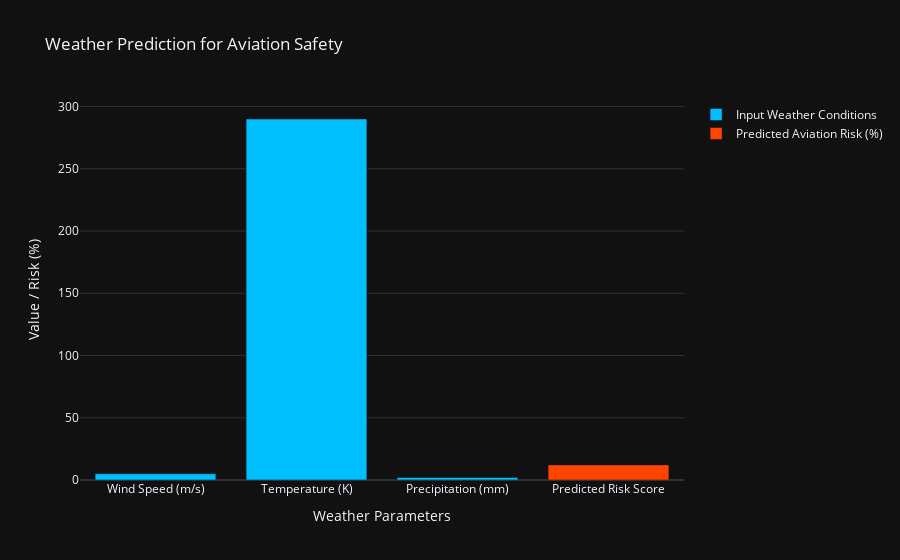

The notebook cell this image was saved under:
### Code cell
# Weather Prediction for Aviation Safety
# Hackathon Project - SpaceTech and Aerospace Track

import numpy as np
from keras.models import load_model
from sklearn.preprocessing import MinMaxScaler
import plotly.graph_objects as go

def predict_weather_for_aviation(wind_u10, temperature_t2m, precipitation_tp):
    """
    Predict extreme weather risk for aviation using a pre-trained LSTM model.
    Classify the conditions into Safe, Caution, or Danger for flight safety.
    """

    # Load the pre-trained deep learning model
    model = load_model('weather_prediction_lstm.keras')

    # Define MinMaxScaler (assumed to be used during model training)
    scaler = MinMaxScaler(feature_range=(0, 1))

    # Prepare the input: reshape to (batch_size, time_steps, features)
    inputs = np.array([wind_u10, temperature_t2m, precipitation_tp]).reshape(1, 1, -1)

    # Pad input to match expected shape: (1, 5 timesteps, 11 features)
    padded_inputs = np.pad(inputs, ((0, 0), (0, 4), (0, 8)), mode='constant')

    # Scale input features
    inputs_scaled = scaler.fit_transform(padded_inputs.reshape(-1, 1)).reshape(padded_inputs.shape)

    # Predict using the LSTM model
    predictions = model.predict(inputs_scaled)
    
    print(f"Predictions shape: {predictions.shape}")
    print(f"Prediction value: {predictions.flatten()[0]:.4f}")

    # Extract prediction value
    prediction_score = predictions.flatten()[0]

    # Define risk classification based on prediction score
    def classify_risk(score):
        """
        Classify the weather risk for aviation based on prediction score.
        """
        if score < 0.3:
            return 'Safe for Flight'
        elif 0.3 <= score < 0.7:
            return 'Caution: Monitor Conditions'
        else:
            return 'Danger: Avoid Flight'

    # Get risk status
    aviation_risk_status = classify_risk(prediction_score)

    # Display the classification
    print("\n🛫 Aviation Weather Risk Assessment:")
    print(f"   → Risk Status: {aviation_risk_status}")
    print(f"   → Based on Inputs - Wind: {wind_u10} m/s, Temperature: {temperature_t2m} K, Precipitation: {precipitation_tp} mm")

    # Visualization
    fig = go.Figure()

    # Input conditions
    fig.add_trace(go.Bar(
        x=["Wind Speed (m/s)", "Temperature (K)", "Precipitation (mm)"],
        y=[wind_u10, temperature_t2m, precipitation_tp],
        name='Input Weather Conditions',
        marker_color='deepskyblue'
    ))

    # Risk Prediction Score
    fig.add_trace(go.Bar(
        x=["Predicted Risk Score"],
        y=[prediction_score * 100],  # show as percentage
        name='Predicted Aviation Risk (%)',
        marker_color='orangered'
    ))

    fig.update_layout(
        title="Weather Prediction for Aviation Safety",
        xaxis_title="Weather Parameters",
        yaxis_title="Value / Risk (%)",
        barmode="group",
        template="plotly_dark",
        height=600
    )

    fig.show()

# Example: Test the function with real values
predict_weather_for_aviation(5.0, 290.0, 2.0)

### Figure 1 — Plotly figure (JSON) as saved in the notebook; plotly's stock layout.template omitted (floating-point values rounded to 4 significant figures)
{"data": [{"marker": {"color": "deepskyblue"}, "name": "Input Weather Conditions", "type": "bar", "x": ["Wind Speed (m/s)", "Temperature (K)", "Precipitation (mm)"], "y": [5, 290, 2]}, {"marker": {"color": "orangered"}, "name": "Predicted Aviation Risk (%)", "type": "bar", "x": ["Predicted Risk Score"], "y": [12.15]}], "layout": {"autosize": true, "barmode": "group", "title": {"text": "Weather Prediction for Aviation Safety"}, "xaxis": {"autorange": true, "range": [-0.5, 3.5], "title": {"text": "Weather Parameters"}, "type": "category"}, "yaxis": {"autorange": true, "range": [0, 305.3], "title": {"text": "Value / Risk (%)"}, "type": "linear"}}}
